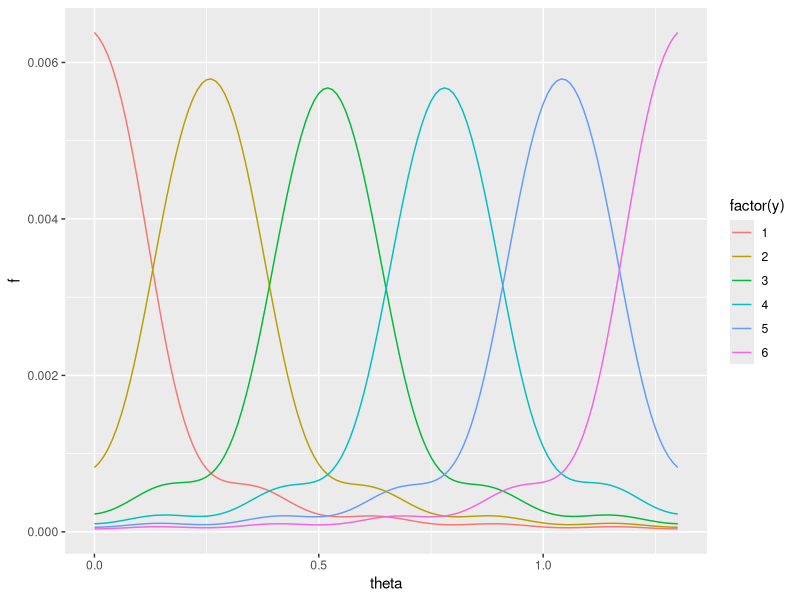

Write R code to recreate this figure. (Note: this script raises an error after producing the figure.)
library(ggplot2)
library(plyr)
library(reshape2)
w <- seq(0, 1.3, length=6)
theta <- .75

f <- function(y, theta, w){ # the yth largest response in w (the index, not the value of w)
  p <- function(i) 1/(.01+(w-i)^2)
  sapply(theta, function(i) p(i)[y]/sum(p(i)))*1/length(theta)
}

# sum(f(5, theta=seq(0, 1.3, .01), w))


get.post.w <- function(y, theta, w){
  apply(sapply(y, f, theta=theta, w=w), 1, function(x) sum(log(x)))
}

get.post.all <- function(y, theta, w, pic.num){
  dat <- ldply(pic.num, function(i) data.frame(theta=theta, f=get.post.w(y=y[i,], theta, w=w[i,]), pic.num=i))
  dat
}
f(4, theta, w)

theta <- seq(0, 1.3, .01)
data <- ldply(1:6, function(i) data.frame(theta=theta, f=f(i, theta, w), y=i))

# What theta looks like given y=1, ..., 6
qplot(data=data, x=theta, y=f, colour=factor(y), geom="line", group=y)

y <- c(4, 4, 3, 4, 4, 5, 4)

qplot(x=theta, y=get.post(y, theta, w), geom="line")
theta[which.max(get.post(y, theta, w))]


w <- rbind(seq(0, 1.3, len=6), seq(0, .5, len=6), seq(.4, .9, len=6), seq(.8, 1.3, len=6), 
           seq(0, .25, len=6), seq(.2, .45, len=6), seq(.4, .65, len=6), seq(.6, .85, len=6), seq(.8, 1.05, len=6), seq(1, 1.25, len=6))
y <- c(4, 6, 5, 1, 6, 6, 6, 4, 1, 1)


data <- NULL
for(th in seq(.1, 1.2, by=.1)){
  for(z in 1:50){
    w <- matrix(c(  0, .2,  .4,  .6,   .8,  1.0,      .1,  .3,  .5,  .7,  .9,  1.1,
                  .05, .3,  .5,  .65,  .8,  1.0,      .1,  .3,  .55, .7,  .85, 1.0,
                   .4, .6,  .7,  .8,   .9,  1.05,     .35, .65, .75, .85, .95, 1.05,
                  .35, .5,  .6,  .7,   .8,   .95,     .4,  .55, .65, .75, .85, 1.0,
                   .5, .65, .75, .8,   .9,  1.0,      .5,  .6,  .7,  .75, .85, 1.0), nrow=12, ncol=6, byrow=TRUE)
    pic.num=c(sample(1:2, 1), sample(3:4, 1), sample(5:6, 1), sample(7:8, 1), sample(9:10, 1))
    w.subj = w[pic.num,]
    y <- t(sapply(1:5, function(i) sample(1:6, 6, prob=f(1:6, th, w.subj[i,]), replace=TRUE)))
    data1 <- ddply(get.post.all(y, theta, w.subj, 1:5), .(theta), summarise, f=exp(sum(f)+350))
    data1$method <- 1
    data1$f <- data1$f/sum(data1$f)
    
#     w <- t(sapply(1:10, function(i) sort(sample(seq(0, 1.3, .05), 6))))
#     y <- t(sapply(1:10, function(i) sample(1:6, 6, prob=f(1:6, th, w[i,]), replace=TRUE)))
#     data2 <- ddply(get.post.all(y, theta, w, pic.num), .(theta), summarise, f=exp(sum(f)+350))
#     data2$method <- 2
#     data2$f <- data2$f/sum(data2$f)
    
#     data.z <- rbind(data1, data2)
    data.z <- data1
    data.z$z <- z
    data.z$th <- th
    data <- rbind(data, data.z)
  }
}

qplot(data=subset(data, method==1), x=theta, y=f, geom="line", group=interaction(z, method), alpha=I(.5)) + 
  facet_wrap(~th) + geom_vline(aes(xintercept=th), alpha=.1)


data.aggregate <- ddply(data, .(theta, th), summarise, f=sum(f))
data.aggregate$f <- data.aggregate$f/sum(data.aggregate$f)
qplot(data=data.aggregate, x=theta, y=f, geom="line") + 
  facet_wrap(~th) + geom_vline(aes(xintercept=th), alpha=.1)

# Conclude: Method 1 and Method 2 are approximately the same, and method 1 requires less coding for the Turk site.